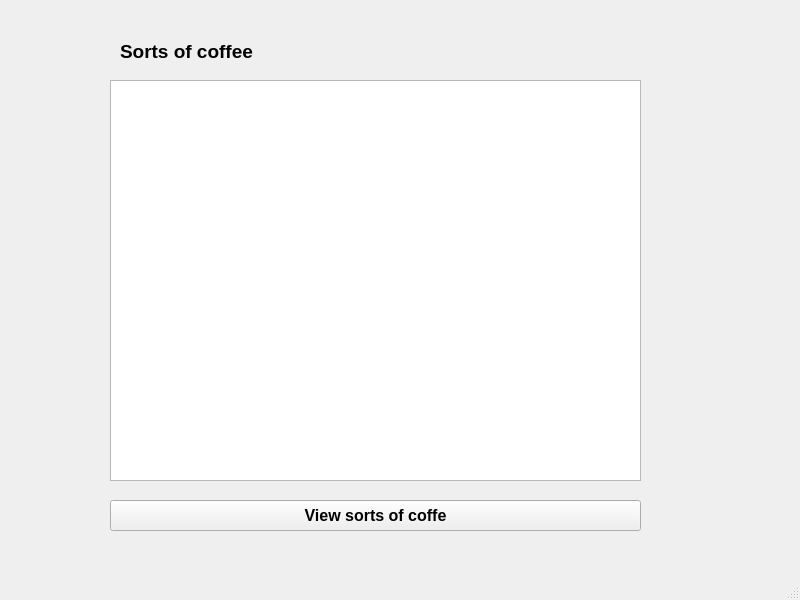
<?xml version="1.0" encoding="UTF-8"?>
<ui version="4.0">
 <class>MainWindow</class>
 <widget class="QMainWindow" name="MainWindow">
  <property name="geometry">
   <rect>
    <x>0</x>
    <y>0</y>
    <width>800</width>
    <height>600</height>
   </rect>
  </property>
  <property name="sizePolicy">
   <sizepolicy hsizetype="Minimum" vsizetype="Minimum">
    <horstretch>0</horstretch>
    <verstretch>0</verstretch>
   </sizepolicy>
  </property>
  <property name="minimumSize">
   <size>
    <width>800</width>
    <height>600</height>
   </size>
  </property>
  <property name="windowTitle">
   <string>Coffee</string>
  </property>
  <widget class="QWidget" name="centralwidget">
   <widget class="QTableWidget" name="tableWidget">
    <property name="geometry">
     <rect>
      <x>110</x>
      <y>80</y>
      <width>531</width>
      <height>401</height>
     </rect>
    </property>
    <property name="sizePolicy">
     <sizepolicy hsizetype="Minimum" vsizetype="Minimum">
      <horstretch>0</horstretch>
      <verstretch>0</verstretch>
     </sizepolicy>
    </property>
   </widget>
   <widget class="QPushButton" name="pushButton">
    <property name="geometry">
     <rect>
      <x>110</x>
      <y>500</y>
      <width>531</width>
      <height>31</height>
     </rect>
    </property>
    <property name="sizePolicy">
     <sizepolicy hsizetype="Minimum" vsizetype="Minimum">
      <horstretch>0</horstretch>
      <verstretch>0</verstretch>
     </sizepolicy>
    </property>
    <property name="minimumSize">
     <size>
      <width>531</width>
      <height>31</height>
     </size>
    </property>
    <property name="font">
     <font>
      <pointsize>12</pointsize>
      <weight>75</weight>
      <bold>true</bold>
     </font>
    </property>
    <property name="text">
     <string>View sorts of coffe</string>
    </property>
   </widget>
   <widget class="QLabel" name="label">
    <property name="geometry">
     <rect>
      <x>120</x>
      <y>40</y>
      <width>221</width>
      <height>23</height>
     </rect>
    </property>
    <property name="sizePolicy">
     <sizepolicy hsizetype="Minimum" vsizetype="Minimum">
      <horstretch>0</horstretch>
      <verstretch>0</verstretch>
     </sizepolicy>
    </property>
    <property name="minimumSize">
     <size>
      <width>221</width>
      <height>16</height>
     </size>
    </property>
    <property name="font">
     <font>
      <pointsize>14</pointsize>
      <weight>75</weight>
      <bold>true</bold>
     </font>
    </property>
    <property name="text">
     <string>Sorts of coffee</string>
    </property>
   </widget>
  </widget>
  <widget class="QMenuBar" name="menubar">
   <property name="geometry">
    <rect>
     <x>0</x>
     <y>0</y>
     <width>800</width>
     <height>21</height>
    </rect>
   </property>
  </widget>
  <widget class="QStatusBar" name="statusbar"/>
 </widget>
 <resources/>
 <connections/>
</ui>
